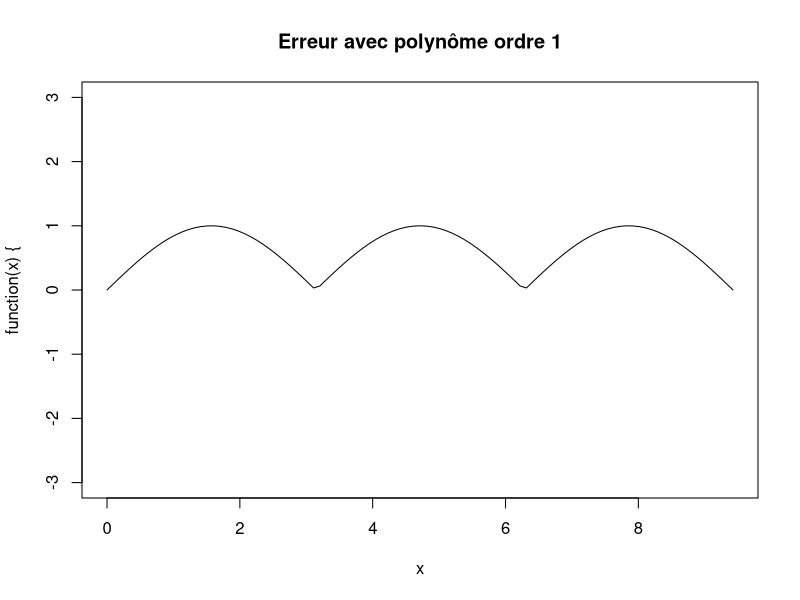
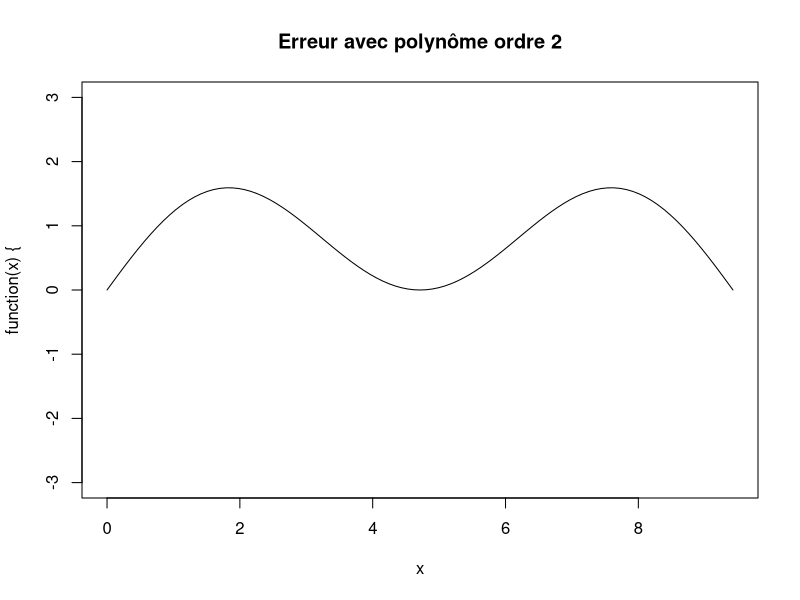
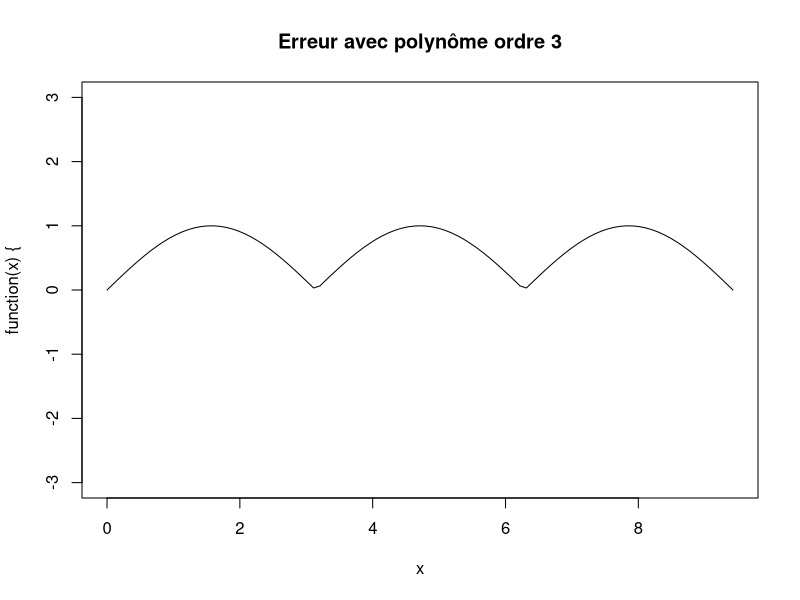
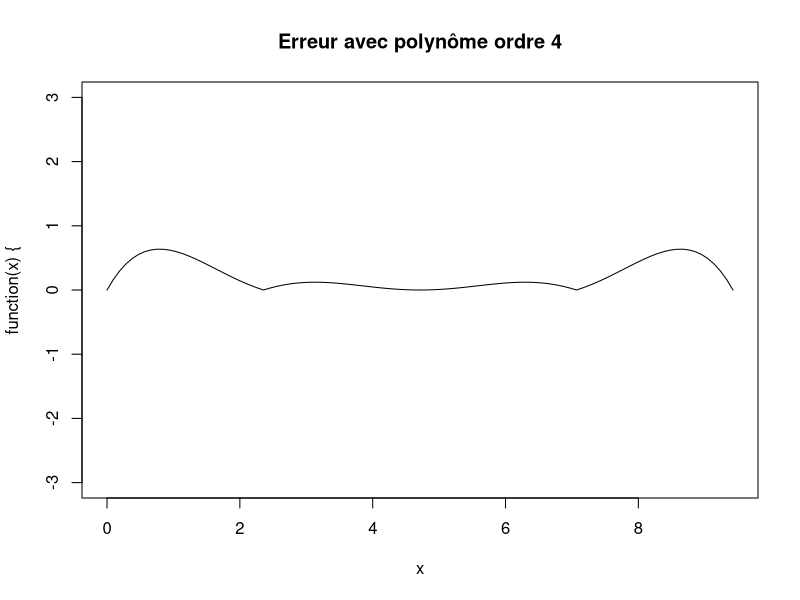
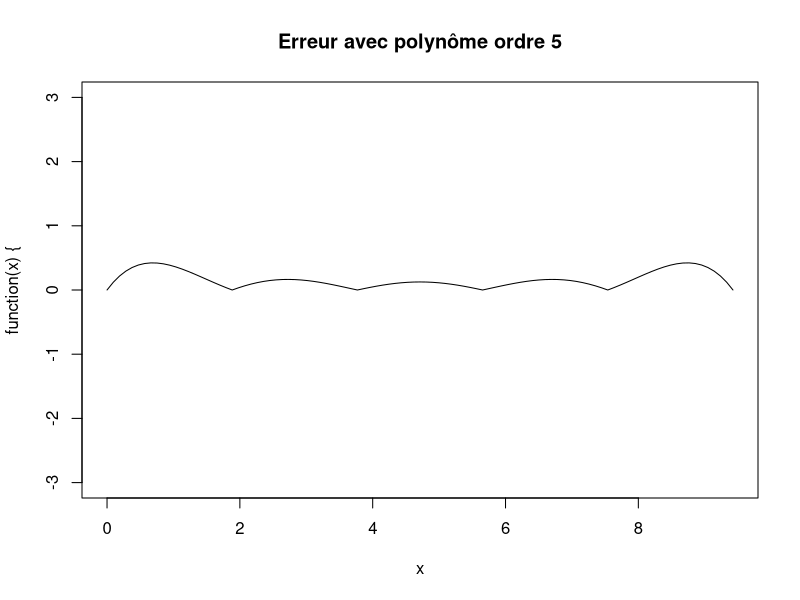

Generate these figures, in order, with R:
p1 <- function(x) {
  +3.89817e-17*(x - 0)+0
}
p2 <- function(x) {
  +0.0450316*(x - 0)*(x - 4.71239)-0.212207*(x - 0)+0
}
p3 <- function(x) {
  +7.89935e-18*(x - 0)*(x - 3.14159)*(x - 6.28319)-2.48165e-17*(x - 0)*(x - 3.14159)+3.89817e-17*(x - 0)+0
}
p4 <- function(x) {
  -0.0157589*(x - 0)*(x - 2.35619)*(x - 4.71239)*(x - 7.06858)+0.074262*(x - 0)*(x - 2.35619)*(x - 4.71239)-0.217432*(x - 0)*(x - 2.35619)+0.300105*(x - 0)+0
}
p5 <- function(x) {
  -1.86623e-18*(x - 0)*(x - 1.88496)*(x - 3.76991)*(x - 5.65487)*(x - 7.53982)-0.013297*(x - 0)*(x - 1.88496)*(x - 3.76991)*(x - 5.65487)+0.100257*(x - 0)*(x - 1.88496)*(x - 3.76991)-0.350388*(x - 0)*(x - 1.88496)+0.504551*(x - 0)+0
}


pdf("p1.pdf")
plot(function(x) { abs(sin(x) - p1(x)) }, from=0, to=3*pi, ylim=c(-3, 3), main="Erreur avec polynôme ordre 1")
dev.off()

pdf("p2.pdf")
plot(function(x) { abs(sin(x) - p2(x)) }, from=0, to=3*pi, ylim=c(-3, 3), main="Erreur avec polynôme ordre 2")
dev.off()

pdf("p3.pdf")
plot(function(x) { abs(sin(x) - p3(x)) }, from=0, to=3*pi, ylim=c(-3, 3), main="Erreur avec polynôme ordre 3")
dev.off()

pdf("p4.pdf")
plot(function(x) { abs(sin(x) - p4(x)) }, from=0, to=3*pi, ylim=c(-3, 3), main="Erreur avec polynôme ordre 4")
dev.off()

pdf("p5.pdf")
plot(function(x) { abs(sin(x) - p5(x)) }, from=0, to=3*pi, ylim=c(-3, 3), main="Erreur avec polynôme ordre 5")
dev.off()
